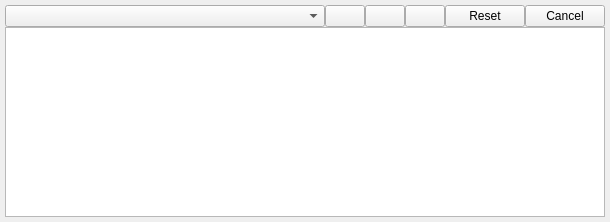
<?xml version="1.0" encoding="UTF-8"?>
<ui version="4.0">
 <class>Form</class>
 <widget class="QWidget" name="Form">
  <property name="geometry">
   <rect>
    <x>0</x>
    <y>0</y>
    <width>610</width>
    <height>222</height>
   </rect>
  </property>
  <property name="windowTitle">
   <string>Form</string>
  </property>
  <layout class="QVBoxLayout" name="verticalLayout">
   <property name="spacing">
    <number>0</number>
   </property>
   <property name="leftMargin">
    <number>5</number>
   </property>
   <property name="topMargin">
    <number>5</number>
   </property>
   <property name="rightMargin">
    <number>5</number>
   </property>
   <property name="bottomMargin">
    <number>5</number>
   </property>
   <item>
    <layout class="QGridLayout" name="gridLayout" columnstretch="2,0,0,0,0,0">
     <item row="0" column="0">
      <widget class="QComboBox" name="planSelectBox"/>
     </item>
     <item row="0" column="5">
      <widget class="QPushButton" name="cancelButton">
       <property name="toolTip">
        <string>Cancel</string>
       </property>
       <property name="text">
        <string>Cancel</string>
       </property>
      </widget>
     </item>
     <item row="0" column="4">
      <widget class="QPushButton" name="resetButton">
       <property name="toolTip">
        <string>Reset plan</string>
       </property>
       <property name="text">
        <string>Reset</string>
       </property>
      </widget>
     </item>
     <item row="0" column="3">
      <widget class="QPushButton" name="saveButton">
       <property name="toolTip">
        <string>Save plan</string>
       </property>
       <property name="icon">
        <iconset>
         <normaloff>icons/save.png</normaloff>icons/save.png</iconset>
       </property>
      </widget>
     </item>
     <item row="0" column="1">
      <widget class="QPushButton" name="addPlanButton">
       <property name="toolTip">
        <string>Add plan to queue</string>
       </property>
       <property name="text">
        <string/>
       </property>
       <property name="icon">
        <iconset>
         <normaloff>icons/plus.png</normaloff>icons/plus.png</iconset>
       </property>
      </widget>
     </item>
     <item row="0" column="2">
      <widget class="QPushButton" name="editButton">
       <property name="toolTip">
        <string>Edit plan</string>
       </property>
       <property name="icon">
        <iconset>
         <normaloff>icons/edit.png</normaloff>icons/edit.png</iconset>
       </property>
      </widget>
     </item>
    </layout>
   </item>
   <item>
    <widget class="QFrame" name="frame">
     <property name="frameShape">
      <enum>QFrame::NoFrame</enum>
     </property>
     <property name="frameShadow">
      <enum>QFrame::Raised</enum>
     </property>
     <layout class="QVBoxLayout" name="verticalLayout_2">
      <property name="leftMargin">
       <number>0</number>
      </property>
      <property name="topMargin">
       <number>0</number>
      </property>
      <property name="rightMargin">
       <number>0</number>
      </property>
      <property name="bottomMargin">
       <number>0</number>
      </property>
      <item>
       <widget class="QTableView" name="tableView"/>
      </item>
     </layout>
    </widget>
   </item>
  </layout>
 </widget>
 <resources/>
 <connections/>
</ui>
